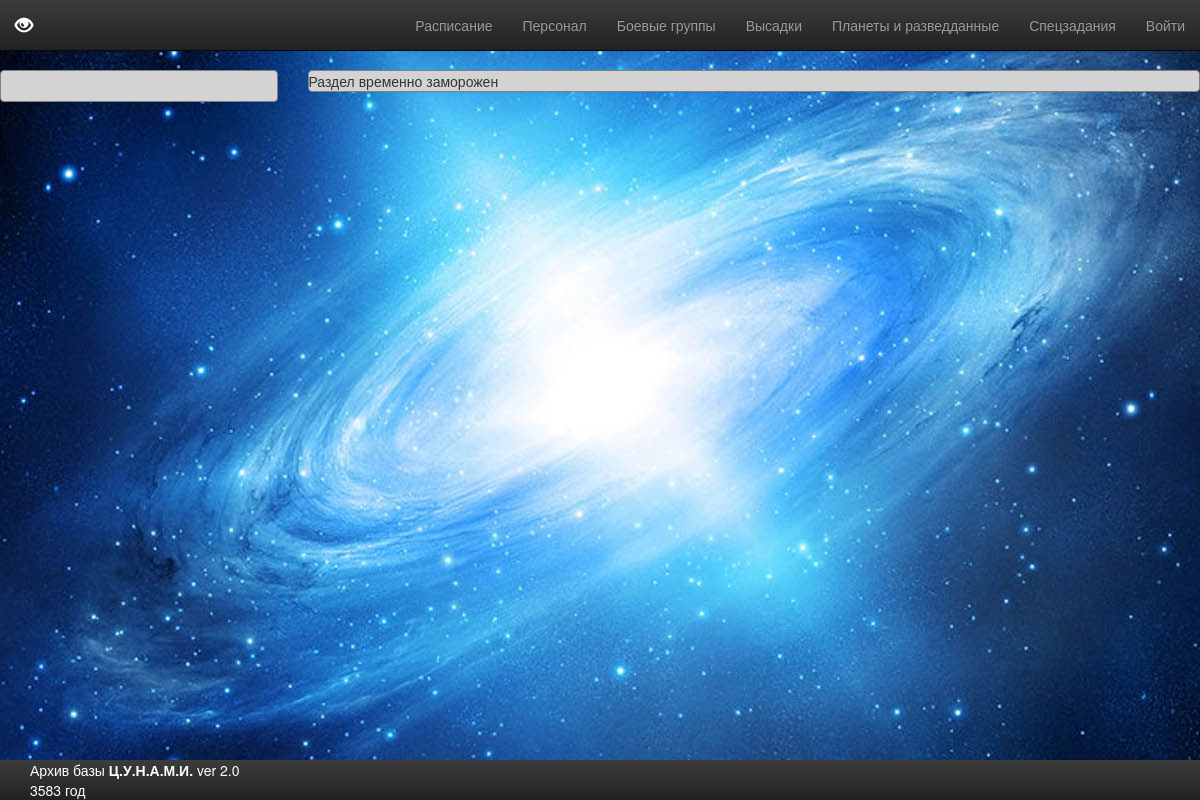
Page /shedule/ on the committed database.
### menu/models.py (models this page shows, shortened)
class MenuItem(models.Model):
    menu = models.ForeignKey(
        Menu,
        verbose_name=_(u'Name')
        )
    order = models.IntegerField(
        _(u'Order'),
        default=500
        )
    link_url = models.CharField(
        _(u'Link URL'),
        max_length=100,
        help_text=_(u'URL or URI to the content, eg /about/ or http://foo.com/')
        )
    title = models.CharField(
        _(u'Title'),
        max_length=100
        )
    login_required = models.BooleanField(
        _(u'Login required'),
        blank=True,
        default=False,
        help_text=_(u'Should this item only be shown to authenticated users?')
        )
    anonymous_only = models.BooleanField(
        _(u'Anonymous only'),
        blank=True,
        default=False,
        help_text=_(u'Should this item only be shown to non-logged-in users?')
        )
    class Meta:
        verbose_name = _(u'menu item')
        verbose_name_plural = _(u'menu items')

### shedule/views.py (the view)
def index(request):
    context = {
               'user': request.user,
               }
    return render(request, 'shedule/banner.html', context)

### menu/templatetags/menubuilder.py (called while the page is built)
def build_menu(parser, token):
    try:
        tag_name, menu_name = token.split_contents()
    except:
        raise template.TemplateSyntaxError("%r tag requires exactly one argument" % token.contents.split()[0])
    return MenuObject(menu_name)

    def render(self, context):
        try:
            current_path = context['request'].path
            user = context['request'].user
        except KeyError:
            current_path = None
            user = None
        context['menuitems'] = get_items(self.menu_name, current_path, user)
        return ''

### templates/shedule/banner.html (shortened to what this page needs)
{% extends 'base.html' %}
{% block content %}
    Раздел временно заморожен
{% endblock %}

### templates/header.html (shortened to what this page needs)
<nav class="navbar navbar-inverse navbar-fixed-top">
         <div class="container-fluid">
            <div class="navbar-header">
               <a href="{% url 'archive:planet' 1 %}" class="navbar-brand"><span class="glyphicon glyphicon-eye-open"></span></a>
            </div>
            <div class="collapse navbar-collapse" id="navbar-collapse-menu-1">
               <ul class="nav navbar-nav navbar-right">
                   {% load menubuilder %}
                     {% for menu in menuitems %}
                         <li><a href="{{ menu.url }}">{{ menu.title }}</a></li>
                     {% endfor %}
                     {% if user.is_authenticated%}
                         <li class="dropdown"><a href="{% url 'shedule:account' %}" class="dropdown-toggle" data-toggle="dropdown">Приветствую тебя, {{ user.watcher }} <span class="caret"></span></a>
                             <ul class="dropdown-menu" role="menu">
                                 {% menu dropdown_menu %}
                                {% for menu in menuitems %}
                                    <li><a href="{{ menu.url }}">{{ menu.title }}</a></li>
                                    {% if forloop == 1 %}
                                        <li class="divider"></li>
                                    {% endif %}
                             {% endfor %}
                             </ul>
                         </li>
                     {% else %}
                         <li><a href="{% url 'shedule:login' %}">Войти</a> </li>
                     {% endif %}
               </ul>
            </div>
         </div>
</nav>

### static/style.css (style rules this page uses)
body { background: fixed url("/static/images/back_5.jpg") center; padding-top: 70px; padding-bottom: 70px; }
.navbar-inverse { color: #FFFFFF; }

### rows in the picture
MenuItem: title "Расписание"
MenuItem: title "Персонал"
MenuItem: title "Боевые группы"
MenuItem: title "Высадки"
MenuItem: title "Планеты и разведданные"
MenuItem: title "Спецзадания"
